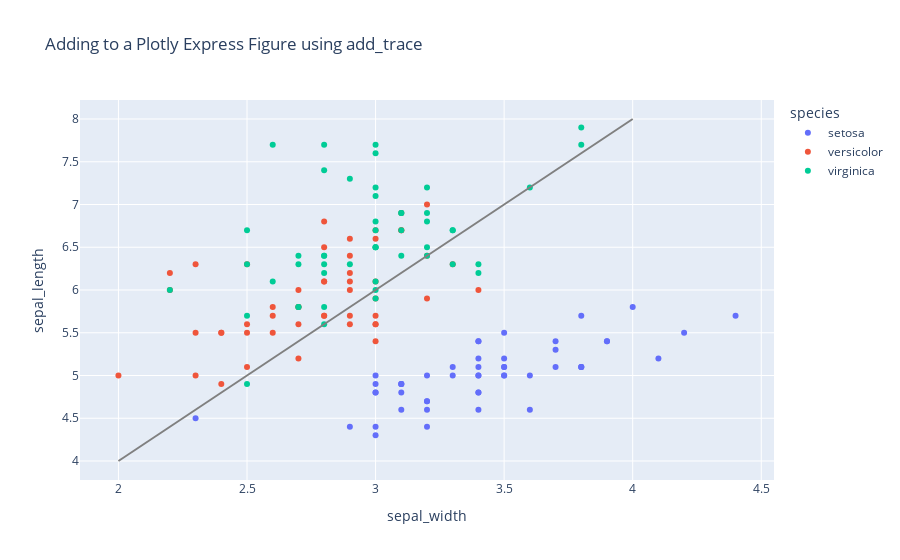

Source (notebook cell):
### Code cell
fig.add_trace(go.Scatter(
        x=[2, 4],
        y=[4, 8],
        mode="lines",
        line=go.scatter.Line(color="gray"),
        showlegend=False,
        )).update_layout(title_text="Adding to a Plotly Express Figure using add_trace")
fig

### Figure 1 — Plotly figure (JSON) as saved in the notebook; plotly's stock layout.template omitted (floating-point values rounded to 4 significant figures)
{"data": [{"hovertemplate": "species=setosa<br>sepal_width=%{x}<br>sepal_length=%{y}<extra></extra>", "legendgroup": "setosa", "marker": {"color": "#636efa", "symbol": "circle"}, "mode": "markers", "name": "setosa", "showlegend": true, "type": "scatter", "x": [3.5, 3, 3.2, 3.1, 3.6, 3.9, 3.4, 3.4, 2.9, 3.1, 3.7, 3.4, 3, 3, 4, 4.4, 3.9, 3.5, 3.8, 3.8, 3.4, 3.7, 3.6, 3.3, 3.4, 3, 3.4, 3.5, 3.4, 3.2, 3.1, 3.4, 4.1, 4.2, 3.1, 3.2, 3.5, 3.1, 3, 3.4, 3.5, 2.3, 3.2, 3.5, 3.8, 3, 3.8, 3.2, 3.7, 3.3], "xaxis": "x", "y": [5.1, 4.9, 4.7, 4.6, 5, 5.4, 4.6, 5, 4.4, 4.9, 5.4, 4.8, 4.8, 4.3, 5.8, 5.7, 5.4, 5.1, 5.7, 5.1, 5.4, 5.1, 4.6, 5.1, 4.8, 5, 5, 5.2, 5.2, 4.7, 4.8, 5.4, 5.2, 5.5, 4.9, 5, 5.5, 4.9, 4.4, 5.1, 5, 4.5, 4.4, 5, 5.1, 4.8, 5.1, 4.6, 5.3, 5], "yaxis": "y"}, {"hovertemplate": "species=versicolor<br>sepal_width=%{x}<br>sepal_length=%{y}<extra></extra>", "legendgroup": "versicolor", "marker": {"color": "#EF553B", "symbol": "circle"}, "mode": "markers", "name": "versicolor", "showlegend": true, "type": "scatter", "x": [3.2, 3.2, 3.1, 2.3, 2.8, 2.8, 3.3, 2.4, 2.9, 2.7, 2, 3, 2.2, 2.9, 2.9, 3.1, 3, 2.7, 2.2, 2.5, 3.2, 2.8, 2.5, 2.8, 2.9, 3, 2.8, 3, 2.9, 2.6, 2.4, 2.4, 2.7, 2.7, 3, 3.4, 3.1, 2.3, 3, 2.5, 2.6, 3, 2.6, 2.3, 2.7, 3, 2.9, 2.9, 2.5, 2.8], "xaxis": "x", "y": [7, 6.4, 6.9, 5.5, 6.5, 5.7, 6.3, 4.9, 6.6, 5.2, 5, 5.9, 6, 6.1, 5.6, 6.7, 5.6, 5.8, 6.2, 5.6, 5.9, 6.1, 6.3, 6.1, 6.4, 6.6, 6.8, 6.7, 6, 5.7, 5.5, 5.5, 5.8, 6, 5.4, 6, 6.7, 6.3, 5.6, 5.5, 5.5, 6.1, 5.8, 5, 5.6, 5.7, 5.7, 6.2, 5.1, 5.7], "yaxis": "y"}, {"hovertemplate": "species=virginica<br>sepal_width=%{x}<br>sepal_length=%{y}<extra></extra>", "legendgroup": "virginica", "marker": {"color": "#00cc96", "symbol": "circle"}, "mode": "markers", "name": "virginica", "showlegend": true, "type": "scatter", "x": [3.3, 2.7, 3, 2.9, 3, 3, 2.5, 2.9, 2.5, 3.6, 3.2, 2.7, 3, 2.5, 2.8, 3.2, 3, 3.8, 2.6, 2.2, 3.2, 2.8, 2.8, 2.7, 3.3, 3.2, 2.8, 3, 2.8, 3, 2.8, 3.8, 2.8, 2.8, 2.6, 3, 3.4, 3.1, 3, 3.1, 3.1, 3.1, 2.7, 3.2, 3.3, 3, 2.5, 3, 3.4, 3], "xaxis": "x", "y": [6.3, 5.8, 7.1, 6.3, 6.5, 7.6, 4.9, 7.3, 6.7, 7.2, 6.5, 6.4, 6.8, 5.7, 5.8, 6.4, 6.5, 7.7, 7.7, 6, 6.9, 5.6, 7.7, 6.3, 6.7, 7.2, 6.2, 6.1, 6.4, 7.2, 7.4, 7.9, 6.4, 6.3, 6.1, 7.7, 6.3, 6.4, 6, 6.9, 6.7, 6.9, 5.8, 6.8, 6.7, 6.7, 6.3, 6.5, 6.2, 5.9], "yaxis": "y"}, {"line": {"color": "gray"}, "mode": "lines", "showlegend": false, "type": "scatter", "x": [2, 4], "y": [4, 8]}], "layout": {"autosize": true, "legend": {"title": {"text": "species"}, "tracegroupgap": 0}, "title": {"text": "Adding to a Plotly Express Figure using add_trace"}, "xaxis": {"anchor": "y", "autorange": true, "domain": [0, 1], "range": [1.852, 4.548], "title": {"text": "sepal_width"}, "type": "linear"}, "yaxis": {"anchor": "x", "autorange": true, "domain": [0, 1], "range": [3.778, 8.222], "title": {"text": "sepal_length"}, "type": "linear"}}}
